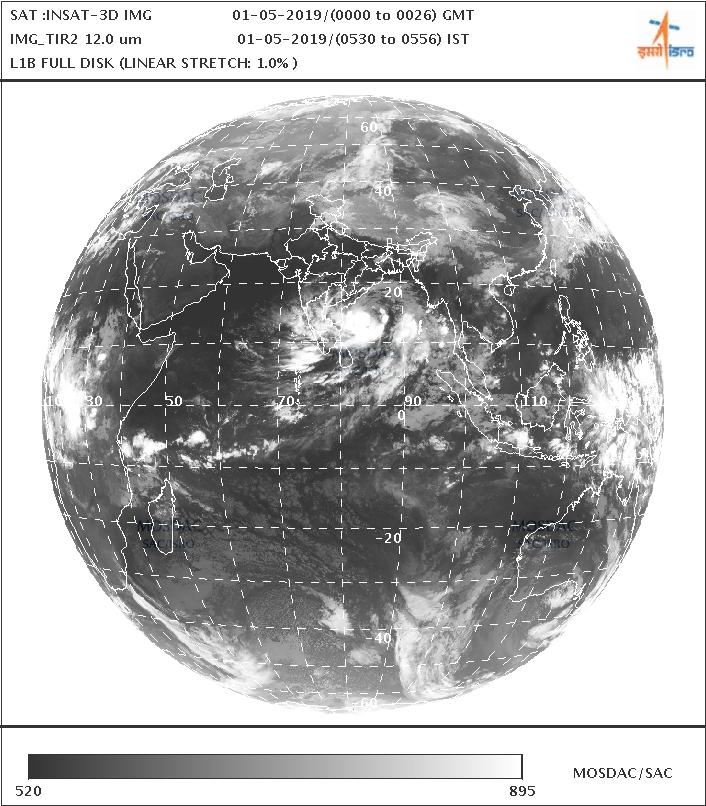
#> input picture assets/images/demoImg.jpeg, 706 x 806 px
$ jupyter execute tryout.ipynb   (shell and % lines are left out)
#> lines starting #> are read from the running program, lines starting #| are printed output that depends on the picture; after the words box and inside, x2 and y2 are one past the last pixel; in counts of white or black regions, pixels touching at a corner belong together
[cell 1]
import cv2
import matplotlib.pyplot as plt
import numpy
from PIL import Image,ImageOps

[cell 2]
img_gray = cv2.imread("./assets/images/demoImg.jpeg",cv2.IMREAD_GRAYSCALE)
#> img_gray: shape (806, 706); min 5, max 255, mean 180.7

[cell 3]
img_gray.shape
#> Out = (806, 706)

[cell 4]
plt.imshow(img_gray,cmap='gray')

[cell 5]
#dsize  = width,height
#whereas above in shape its displaying h,w
#new_img1 = cv2.resize(img,(1400,1600))

[cell 6]
#w_ratio = 1.2 # will be double of the original width
#h_ratio = 1.2
#new_img1 = cv2.resize(img_gray,(0,0),img_gray,w_ratio,h_ratio)

### code for showing img using plt with custom figsize

- fig = plt.figure(figsize=(20,16))
- ax = fig.add_subplot(111)
- ax.imshow(new_img1)

[cell 7]
'''
while True:
    cv2.imshow("Grayscale Img",img_gray)
    cv2.imshow("Grayscale image resized to 0.5,0.5",new_img2)
    cv2.imshow("Grayscale image resized to 1.2,1.2",new_img1)
    #if we have waited at least 1 ms and we have pressed the q key
    if cv2.waitKey(1) & 0xFF == ord('q'):
        break
cv2.destroyAllWindows()
'''

[cell 8]
fig = plt.figure(figsize=(20,20))
ax = fig.add_subplot(111)
ax.imshow(img_gray,cmap='gray')

[cell 9]
# ROI

# top left point  = 170,220
# bottom right point =  620,680

resized = cv2.rectangle(img_gray.copy(),(170,220),(520,580),(0,255,0),3)

[cell 10]
fig = plt.figure(figsize=(20,20))
ax = fig.add_subplot(111)
ax.imshow(resized,cmap='gray')

[cell 11]
# lets slice out this ROI
# for cv2.rectangle, top left = x1,y1, bottom right = x2,y2
# while slicing that particular rectangular roi, use [y1:y2,x1:x2]
crop_img = img_gray[220:580,170:520]
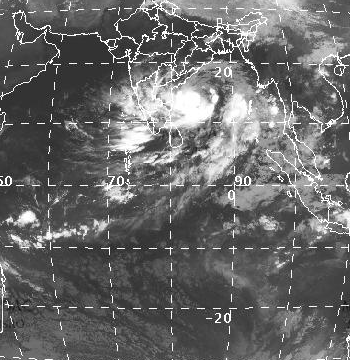
#> crop_img: shape (360, 350); min 9, max 255, mean 104.6

[cell 12]
fig = plt.figure(figsize=(10,10))
ax = fig.add_subplot(111)
ax.imshow(crop_img,cmap='gray')

[cell 13]
cv2.imwrite('./assets/images/roi_image.jpeg',crop_img)
#> Out = True

[cell 14]
# Applying thresholding
# color image to binary(o or 1)
test_img = crop_img.copy()

[cell 15]
type(test_img)

[cell 16]
test_img.shape
#> Out = (360, 350)

[cell 17]
print(test_img.max())
#| 255
255/2

[cell 18]
# we are giving 127 as threshold value and 255 as max pixel value possible
# below code will change the value of each pixel to 0 if px < 127 and 1 if it is > 127
ret, thresh1 = cv2.threshold(test_img,127,255,cv2.THRESH_BINARY)
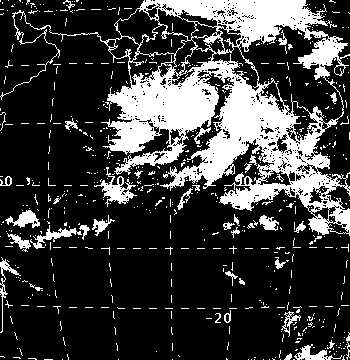
#> thresh1: shape (360, 350); 23.8% white; 575 white regions (536 under 20 px), largest, box (x1, y1, x2, y2) and area: (0, 0, 350, 236) 24113, (94, 167, 137, 207) 527, (30, 225, 82, 249) 332
#ret will store the thresh value

[cell 19]
fig = plt.figure(figsize=(10,10))
ax = fig.add_subplot(111)
ax.imshow(thresh1,cmap='gray')

[cell 20]
# for reverse the thresholding
ret, thresh2 = cv2.threshold(test_img,127,255,cv2.THRESH_BINARY_INV)
